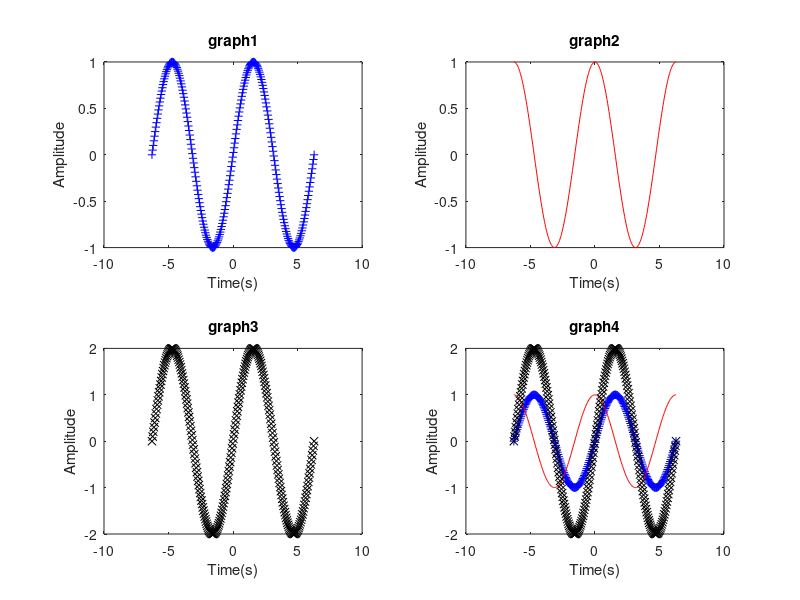

This chart was generated by the following MATLAB code:
figure('color', 'w')
t =linspace(-2*pi, 2*pi, 250); y1=sin(t); y2=cos(t); y3=2*sin(t);

subplot(2,2,1)
plot(t, y1, '+b');
title('graph1'); xlabel('Time(s)'); ylabel('Amplitude');
subplot(2,2,2)
plot(t, y2, '-r');
title('graph2'); xlabel('Time(s)'); ylabel('Amplitude');
subplot(2,2,3)
plot(t, y3, 'xk');
title('graph3'); xlabel('Time(s)'); ylabel('Amplitude');
subplot(2,2,4)
plot(t, y1, '+b'); hold on; plot(t, y2, '-r'); plot(t, y3, 'xk');
title('graph4'); xlabel('Time(s)'); ylabel('Amplitude');
